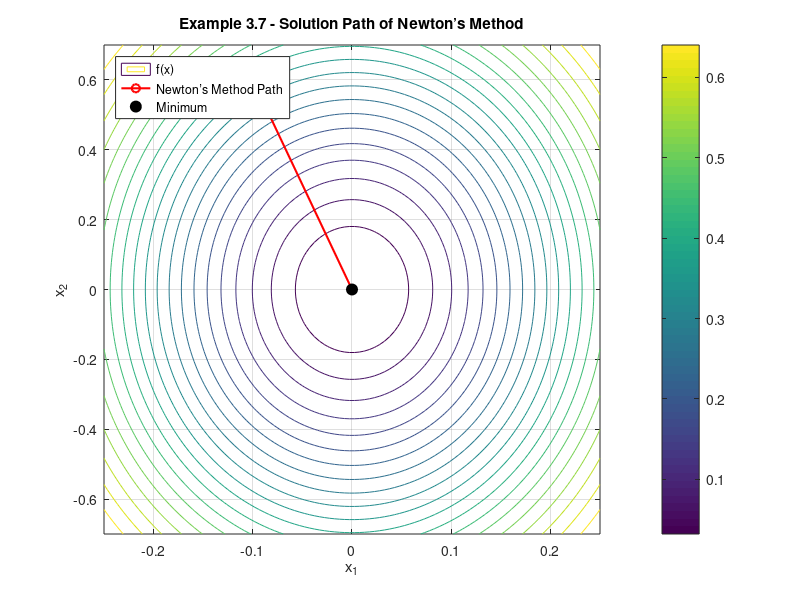

MATLAB code to generate this figure:
% Define the function, its gradient, and Hessian
f = @(x) 1 - exp(-(10*x(1)^2 + x(2)^2));
grad_f = @(x) [20 * x(1) * exp(-(10*x(1)^2 + x(2)^2)); 
               2 * x(2) * exp(-(10*x(1)^2 + x(2)^2))];
hessian_f = @(x) [20 * (1 - 20 * x(1)^2) * exp(-(10*x(1)^2 + x(2)^2)), -40 * x(1) * x(2) * exp(-(10*x(1)^2 + x(2)^2));
                  -40 * x(1) * x(2) * exp(-(10*x(1)^2 + x(2)^2)), 2 * (1 - 2 * x(2)^2) * exp(-(10*x(1)^2 + x(2)^2))];

% Initial point, tolerance, and maximum iterations
x = [-0.1; 0.6];
tol = 1e-6;
max_iter = 1000;

% Store the path
x_values = x;

% Newton's Method
for k = 1:max_iter
    grad = grad_f(x);
    if norm(grad) < tol
        break;
    end
    
    % Calculate Hessian and the descent direction
    H = hessian_f(x);
    d = -H \ grad; % Equivalent to d = -inv(H) * grad
    
    % Line search to find optimal step size
    alpha = fminbnd(@(a) f(x + a * d), 0, 1);
    
    % Update x
    x = x + alpha * d;
    x_values = [x_values, x];
end

% Convert x_values to a 2-row matrix for easy plotting
x1_vals = x_values(1, :);
x2_vals = x_values(2, :);

% Plot contours of f(x)
x1 = linspace(-0.25, 0.25, 100);
x2 = linspace(-0.7, 0.7, 100);
[X1, X2] = meshgrid(x1, x2);
F = arrayfun(@(x1, x2) f([x1; x2]), X1, X2);

figure;
contour(X1, X2, F, 20); % Plot 20 contour levels
hold on;
plot(x1_vals, x2_vals, '-o', 'Color', 'r', 'LineWidth', 1.5); % Solution path
plot(0, 0, 'ko', 'MarkerSize', 8, 'MarkerFaceColor', 'k'); % Minimum point
xlabel('x_1');
ylabel('x_2');
title('Example 3.7 - Solution Path of Newton’s Method');
legend('f(x)', 'Newton’s Method Path', 'Minimum', 'Location', 'northwest');
colorbar;
grid on;
hold off;
